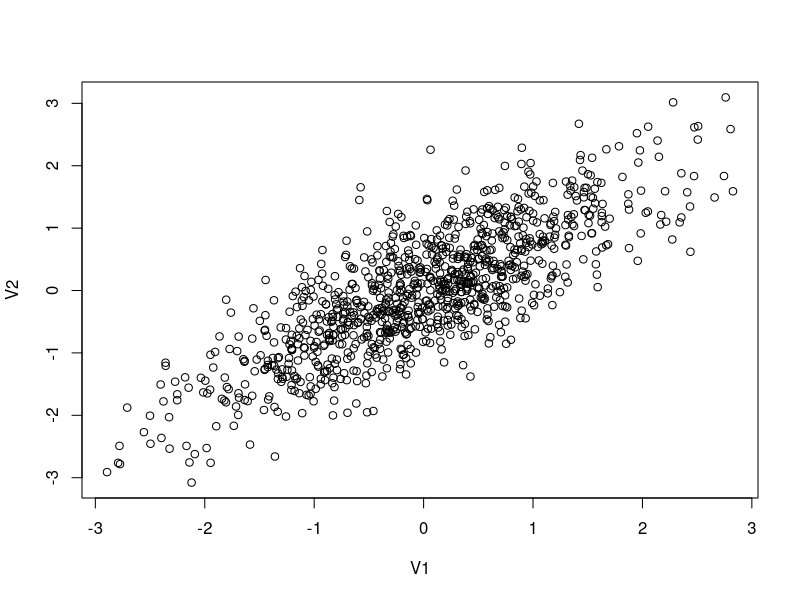

Generate this figure with R:
## ---- chunk 1
knitr::opts_chunk$set(echo = TRUE)
## ---- chunk 2
#This is a comment, alone in a chunk. 

## ---- chunk 3
library(MASS)
library(ggplot2)

out <- as.data.frame(mvrnorm(1000, mu = c(0,0), 
                     Sigma = matrix(c(1,0.8,0.8,1), ncol = 2), 
                     empirical = TRUE))
cor(out)
plot(out)

## ---- chunk 4
out$error<-rnorm(1000, mean=0, sd=1)

#The data generating process
B1<-3
B2<-6

out$Y<-out$V1*B1+out$V2*B2+out$error
## ---- chunk 5
#plotted<-ggplot(out, aes(V1, y = value, color = variable)) + 
#    geom_point(aes(y = Y, col = "Y")) + 
#    geom_point(aes(y = adjY, col = "adjY"))+
#    geom_smooth(method='lm', aes(y = Y, col = "Y"))+
#    geom_smooth(method='lm', aes(y = adjY, col = "Y"))

#plotted

